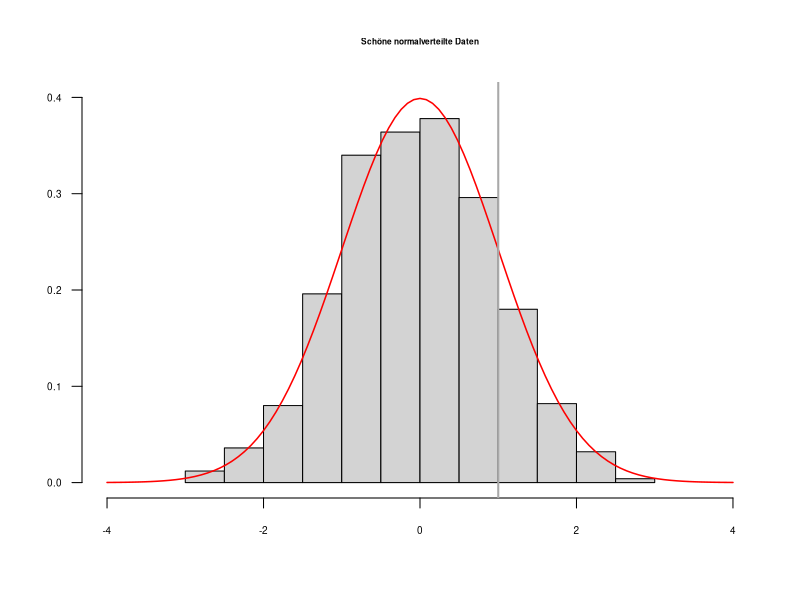

This figure's R source:
## ---- chunk 1

## Füge mehrere Zahlen zu einem Vektor zusammen:
c(0.5, 1, 1.5) # Kommazahlen mit DezimalPUNKT schreiben

## ---- chunk 2
c(1)
## ---- chunk 3
c(0.5, 1, 1.5, c(1, 2, 3))
## ---- chunk 4

## Berechne einen Mittelwert
mean(c(0.5, 1, 1.5))

## Berechne eine Standardabweichung
sd(c(0.5, 1, 1.5))

## Berechne eine Varianz:
var(c(0.5, 1, 1.5))

## Und jetzt noch einmal die Standardabweichung:
sqrt(var(c(0.5, 1, 1.5))) # was ist `sqrt`?

## Minimum:
min(c(0.5, 1, 1.5))

## Maximum:
max(c(0.5, 1, 1.5))
## ---- chunk 5
1:20
## ---- chunk 6
sum(1:1000)
## ---- chunk 7
5:-5
## ---- chunk 8
1:10 * 2
## ---- chunk 9
(1:10 * 2) - 1
## ---- chunk 10
2:4 * 4:6 # entspricht c(2*4, 3*5, 4*6)
## ---- chunk 11

## Speichere einen Vektor in einer Variablen:
meinVektor <- c(1, 2, 6, 7, 10)

## ---- chunk 12
meinVektor
## ---- chunk 13
meinVektor * 2
## ---- chunk 14
xx <- mean(meinVektor)

## "Zentrierter" numerischer Vektor:
meinVektor - xx

## ---- chunk 15
foo = 1:2
foo
## ---- chunk 16
bar <- c(3, 2, 6, 3, 9, 5, 7, -3)
sort(bar)
## ---- chunk 17
bar
## ---- chunk 18
bar <- c(3, 2, 6, 3, 9, 5, 7, -3)
bar <- sort(bar)
## ---- chunk 19

"Hallo Welt!"

## ---- chunk 20

items <- paste0("item_", 1:10)

## ---- chunk 21

length(items)

items

## ---- chunk 22
mode(items)
## ---- chunk 23

paste0("item", "_", 1) # nimmt beliebig viele Argumente an

## ---- chunk 24
wahr   <- TRUE
falsch <- FALSE

## ---- chunk 25

## Logisches UND
TRUE & TRUE

TRUE & FALSE

FALSE & FALSE

## Logisches ODER
TRUE | TRUE

TRUE | FALSE

FALSE | FALSE

## Logisches NICHT
!TRUE

!FALSE

## ---- chunk 26

c(TRUE, FALSE, FALSE) & c(TRUE, TRUE, FALSE)

c(TRUE, FALSE, FALSE) | c(TRUE, TRUE, FALSE)

## ---- chunk 27

laune <- c(1, 2, 3, 1, 2, 1)

laune_faktor <- factor(laune, levels = c(1, 2, 3),
                       labels = c(":(", ":)", ":D"))
laune_faktor

## ---- chunk 28

mean(laune)

## ---- chunk 29

mean(laune_faktor)

## ---- chunk 30
messy_data <- c(1, 3, 2, 9, 3, NA, 6, NA, 5)
## ---- chunk 31
mean(messy_data) # geht nicht wegen des fehlenden Werts
## ---- chunk 32

mean(messy_data, na.rm = TRUE)

## ---- chunk 33

vergleichswert <- 3
daten <- 1:5
daten > vergleichswert
daten < vergleichswert
daten >= vergleichswert
daten <= vergleichswert
daten == vergleichswert
daten != vergleichswert

## ---- chunk 34

daten = vergleichswert

## ---- chunk 35

daten

## ---- chunk 36

text1 <- "Hallo Welt"

text1 == "Hallo Welt"
text1 == "Hallo Welt!"

## ---- chunk 37

score_test1 <- c(23, 19, 44, 18, 25, 22)
score_test2 <- c(26, 23, 29, 18, 32, 19)

score_test1 > score_test2

score_test1 == score_test2

## ---- chunk 38

## Erstelle 1,000 Zufallsdaten:
zufallsdaten <- rnorm(1000)

## ---- chunk 39

length(zufallsdaten)

## ---- chunk 40

head(zufallsdaten)

## ---- chunk 41

## Doppelter Code  wegen Formatierung =/ oben nur Ausgabe in Skript
## Male Histogram
hist(zufallsdaten, freq = FALSE,
     main = "Schöne normalverteilte Daten",
     xlab = "", ylab = "", las = 1,
     xlim = c(-4, 4), ylim = c(0, 0.4),
     cex.main = 0.5, cex.axis = 0.6)

## Lege eine Normalverteilungskurve über die Daten
curve(dnorm, col = "red", add = TRUE, lwd = 1.5)

## Zeichne eine graue Linie beim x-Wert `1` ein:
abline(v = 1, lwd = 2, col = "darkgrey")

## ---- chunk 42
sum(zufallsdaten > 1)
## ---- chunk 43
mean(zufallsdaten > 1) 
## ---- chunk 44

1 - pnorm(1)

## ---- chunk 45

## 100,000 Zufallsdaten sind für R kein Problem
zufallsdaten <- rnorm(100000) # 100000
mean(zufallsdaten > 1) 

## ---- chunk 46

2 %in% 1:3

## ---- chunk 47

4 %in% 1:3

## ---- chunk 48

c(2, 3) %in% 3:5 

## ---- chunk 49

daten <- c(2, 4, 1)

## ---- chunk 50

daten[1]
xx <- daten[3] # ein-elementiger Vektor
xx
## ---- chunk 51

daten[-1]

## ---- chunk 52
daten[c(1, 2)]
daten[-c(2, 3)]
## ---- chunk 53

meinVektor <- c(1, 2, 3, 7, 8, 9)

auswahl <- meinVektor > 5
auswahl

## ---- chunk 54

meinVektor[auswahl]

## ---- chunk 55

meinVektor <- 1:20

auswahl <- (meinVektor < 5) | (meinVektor > 17)
auswahl

meinVektor[auswahl]

## ---- chunk 56

## Wähle alle Daten aus, die größer sind als 2 (das sollten im Schnitt
## etwa 2.5% der Daten sein)
daten <- rnorm(300)
daten[daten > 2]

## ---- chunk 57

daten <- 1:5
daten[c(2, 5)] <- 0
daten

## ---- chunk 58

daten <- 1:5
daten[c(TRUE, FALSE, TRUE, FALSE, FALSE)] <- 0
daten

## ---- chunk 59

daten <- c(1, -99, 5, -99, 2, -99, 4, 1:3)
daten

missing_values <- daten == -99
missing_values
## ---- chunk 60
daten[missing_values] <- NA
daten
## ---- chunk 61

paste0("item_", 1:10)[-c(1, 3, 9)]
